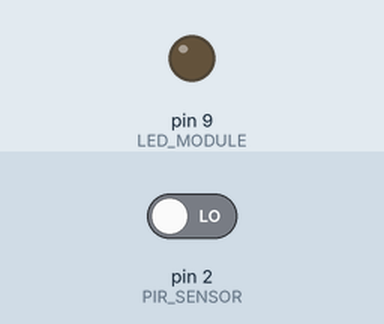
This sketch was run on a simulated Arduino Uno, built with avr-gcc and run on an emulated ATmega328P. Shown: output pins drawn as LEDs (lit = HIGH). Inputs (shaded band) come from the test bench; at power-on: pin 2 (PIR_SENSOR) LOW.

Above: at 1.2 s.
1.3 s: pin 2 (PIR_SENSOR) driven HIGH
Timing chart, 0 to 4.3 s (numbered marks = the images above; inputs shaded):
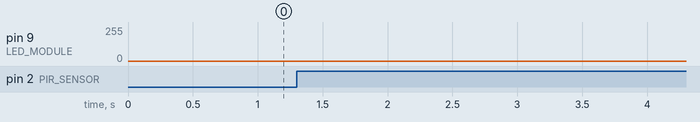

The sketch:

Motion_Detector.ino
```cpp
#define LED_MODULE 9
#define PIR_SENSOR 2

void fadeLED(int times) {
  for (int i = 0; i < times; i++) {
    for (int j = 0; j < 256; j++) {
      analogWrite(LED_MODULE, j);
      delay(1);
    }
    for (int j = 255; j >= 0; j--) {
      analogWrite(LED_MODULE, j);
      delay(1);
    }
  }
}

void setup() {
  pinMode(LED_MODULE, OUTPUT);
  pinMode(PIR_SENSOR, INPUT);
}

void loop() {
  while (digitalRead(PIR_SENSOR)) {
    fadeLED(1);
  }
}
```
